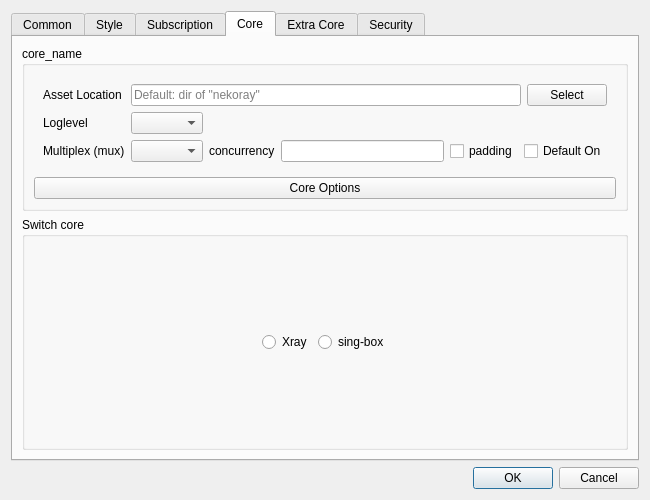
<?xml version="1.0" encoding="UTF-8"?>
<ui version="4.0">
 <class>DialogBasicSettings</class>
 <widget class="QDialog" name="DialogBasicSettings">
  <property name="geometry">
   <rect>
    <x>0</x>
    <y>0</y>
    <width>650</width>
    <height>500</height>
   </rect>
  </property>
  <property name="sizePolicy">
   <sizepolicy hsizetype="Preferred" vsizetype="Preferred">
    <horstretch>0</horstretch>
    <verstretch>0</verstretch>
   </sizepolicy>
  </property>
  <property name="windowTitle">
   <string>Basic Settings</string>
  </property>
  <layout class="QGridLayout" name="gridLayout">
   <item row="8" column="3">
    <widget class="QDialogButtonBox" name="buttonBox">
     <property name="orientation">
      <enum>Qt::Horizontal</enum>
     </property>
     <property name="standardButtons">
      <set>QDialogButtonBox::Cancel|QDialogButtonBox::Ok</set>
     </property>
    </widget>
   </item>
   <item row="2" column="3">
    <widget class="QTabWidget" name="tabWidget">
     <property name="currentIndex">
      <number>3</number>
     </property>
     <widget class="QWidget" name="tab_1">
      <attribute name="title">
       <string>Common</string>
      </attribute>
      <layout class="QVBoxLayout" name="verticalLayout_2">
       <item>
        <layout class="QHBoxLayout" name="hlayout_l1">
         <item>
          <widget class="QGroupBox" name="horizontalGroupBox_3">
           <layout class="QHBoxLayout" name="horizontalLayout_19">
            <item>
             <widget class="QLabel" name="label">
              <property name="text">
               <string>Listen Address</string>
              </property>
             </widget>
            </item>
            <item>
             <widget class="QLineEdit" name="inbound_address"/>
            </item>
            <item>
             <widget class="QPushButton" name="inbound_auth">
              <property name="text">
               <string notr="true"/>
              </property>
             </widget>
            </item>
           </layout>
          </widget>
         </item>
         <item>
          <widget class="QGroupBox" name="groupbox_custom_inbound">
           <layout class="QHBoxLayout" name="horizontalLayout_10">
            <item>
             <widget class="QLabel" name="label_11">
              <property name="text">
               <string>Custom Inbound</string>
              </property>
             </widget>
            </item>
            <item>
             <widget class="QPushButton" name="custom_inbound_edit">
              <property name="text">
               <string>Edit</string>
              </property>
             </widget>
            </item>
           </layout>
          </widget>
         </item>
        </layout>
       </item>
       <item>
        <layout class="QHBoxLayout" name="hlayout_l2">
         <item>
          <widget class="QGroupBox" name="horizontalGroupBox_2">
           <layout class="QHBoxLayout" name="horizontalLayout_13">
            <item>
             <widget class="QLabel" name="inbound_socks_port_l">
              <property name="text">
               <string>Socks Listen Port</string>
              </property>
             </widget>
            </item>
            <item>
             <widget class="QLineEdit" name="inbound_socks_port">
              <property name="sizePolicy">
               <sizepolicy hsizetype="Preferred" vsizetype="Fixed">
                <horstretch>0</horstretch>
                <verstretch>0</verstretch>
               </sizepolicy>
              </property>
             </widget>
            </item>
           </layout>
          </widget>
         </item>
         <item>
          <widget class="QGroupBox" name="groupBox_http">
           <layout class="QHBoxLayout" name="horizontalLayout_16">
            <item>
             <widget class="QLabel" name="label_5">
              <property name="text">
               <string>HTTP Listen Port</string>
              </property>
             </widget>
            </item>
            <item>
             <widget class="QLineEdit" name="inbound_http_port">
              <property name="sizePolicy">
               <sizepolicy hsizetype="Preferred" vsizetype="Fixed">
                <horstretch>0</horstretch>
                <verstretch>0</verstretch>
               </sizepolicy>
              </property>
             </widget>
            </item>
            <item>
             <widget class="QCheckBox" name="http_enable">
              <property name="text">
               <string>Enable</string>
              </property>
             </widget>
            </item>
           </layout>
          </widget>
         </item>
        </layout>
       </item>
       <item>
        <widget class="QGroupBox" name="groupBox1">
         <layout class="QHBoxLayout" name="horizontalLayout_9" stretch="0,8,1,1">
          <item>
           <widget class="QLabel" name="label_13">
            <property name="text">
             <string>Latency Test URL</string>
            </property>
           </widget>
          </item>
          <item>
           <widget class="QLineEdit" name="test_latency_url"/>
          </item>
          <item>
           <widget class="QLabel" name="label_14">
            <property name="text">
             <string>Concurrent</string>
            </property>
           </widget>
          </item>
          <item>
           <widget class="QLineEdit" name="test_concurrent"/>
          </item>
         </layout>
        </widget>
       </item>
       <item>
        <widget class="QGroupBox" name="horizontalGroupBox">
         <layout class="QHBoxLayout" name="horizontalLayout_12" stretch="0,8,1,1">
          <item>
           <widget class="QLabel" name="label_19">
            <property name="text">
             <string>Download Test URL</string>
            </property>
           </widget>
          </item>
          <item>
           <widget class="MyLineEdit" name="test_download_url"/>
          </item>
          <item>
           <widget class="QLabel" name="label_10">
            <property name="text">
             <string>Timeout (s)</string>
            </property>
           </widget>
          </item>
          <item>
           <widget class="QLineEdit" name="test_download_timeout"/>
          </item>
         </layout>
        </widget>
       </item>
       <item>
        <widget class="QGroupBox" name="horizontalGroupBox1">
         <layout class="QHBoxLayout" name="horizontalLayout_18">
          <item>
           <widget class="QCheckBox" name="check_include_pre">
            <property name="text">
             <string>Include Pre-release when checking update</string>
            </property>
           </widget>
          </item>
          <item>
           <widget class="Line" name="sys_proxy_format_vline">
            <property name="orientation">
             <enum>Qt::Vertical</enum>
            </property>
           </widget>
          </item>
          <item>
           <widget class="QPushButton" name="sys_proxy_format">
            <property name="text">
             <string>System proxy format</string>
            </property>
           </widget>
          </item>
         </layout>
        </widget>
       </item>
       <item>
        <widget class="QWidget" name="horizontalWidget_1" native="true">
         <property name="sizePolicy">
          <sizepolicy hsizetype="Preferred" vsizetype="Maximum">
           <horstretch>0</horstretch>
           <verstretch>0</verstretch>
          </sizepolicy>
         </property>
         <layout class="QHBoxLayout" name="horizontalLayout_2">
          <property name="leftMargin">
           <number>0</number>
          </property>
          <property name="topMargin">
           <number>0</number>
          </property>
          <property name="rightMargin">
           <number>0</number>
          </property>
          <property name="bottomMargin">
           <number>0</number>
          </property>
         </layout>
        </widget>
       </item>
      </layout>
     </widget>
     <widget class="QWidget" name="tab_2">
      <attribute name="title">
       <string>Style</string>
      </attribute>
      <layout class="QGridLayout" name="gridLayout_5">
       <item row="0" column="0">
        <layout class="QHBoxLayout" name="style_h_1">
         <item>
          <widget class="QGroupBox" name="groupBox">
           <layout class="QHBoxLayout" name="horizontalLayout_4">
            <item>
             <widget class="QLabel" name="label_8">
              <property name="sizePolicy">
               <sizepolicy hsizetype="Maximum" vsizetype="Maximum">
                <horstretch>0</horstretch>
                <verstretch>0</verstretch>
               </sizepolicy>
              </property>
              <property name="text">
               <string>Theme</string>
              </property>
             </widget>
            </item>
            <item>
             <widget class="QComboBox" name="theme">
              <item>
               <property name="text">
                <string>System</string>
               </property>
              </item>
              <item>
               <property name="text">
                <string notr="true">flatgray</string>
               </property>
              </item>
              <item>
               <property name="text">
                <string notr="true">lightblue</string>
               </property>
              </item>
              <item>
               <property name="text">
                <string notr="true">blacksoft</string>
               </property>
              </item>
             </widget>
            </item>
            <item>
             <widget class="QPushButton" name="set_custom_icon">
              <property name="sizePolicy">
               <sizepolicy hsizetype="Preferred" vsizetype="Fixed">
                <horstretch>0</horstretch>
                <verstretch>0</verstretch>
               </sizepolicy>
              </property>
              <property name="text">
               <string>Set custom icon</string>
              </property>
             </widget>
            </item>
           </layout>
          </widget>
         </item>
         <item>
          <widget class="QGroupBox" name="groupBox2">
           <layout class="QHBoxLayout" name="horizontalLayout_7">
            <item>
             <widget class="QLabel" name="label_15">
              <property name="sizePolicy">
               <sizepolicy hsizetype="Maximum" vsizetype="Maximum">
                <horstretch>0</horstretch>
                <verstretch>0</verstretch>
               </sizepolicy>
              </property>
              <property name="text">
               <string notr="true">Language</string>
              </property>
             </widget>
            </item>
            <item>
             <widget class="QComboBox" name="language">
              <item>
               <property name="text">
                <string notr="true">System</string>
               </property>
              </item>
              <item>
               <property name="text">
                <string notr="true">English</string>
               </property>
              </item>
              <item>
               <property name="text">
                <string notr="true">简体中文</string>
               </property>
              </item>
              <item>
               <property name="text">
                <string notr="true">فارسی</string>
               </property>
              </item>
             </widget>
            </item>
           </layout>
          </widget>
         </item>
        </layout>
       </item>
       <item row="2" column="0">
        <layout class="QHBoxLayout" name="style_h_2">
         <item>
          <widget class="QGroupBox" name="traffic_statistics_box">
           <layout class="QHBoxLayout" name="horizontalLayout_3">
            <item>
             <widget class="QLabel" name="label_16">
              <property name="text">
               <string>Statistics refresh rate</string>
              </property>
             </widget>
            </item>
            <item>
             <widget class="QComboBox" name="rfsh_r">
              <item>
               <property name="text">
                <string notr="true">500ms</string>
               </property>
              </item>
              <item>
               <property name="text">
                <string notr="true">1s</string>
               </property>
              </item>
              <item>
               <property name="text">
                <string notr="true">2s</string>
               </property>
              </item>
              <item>
               <property name="text">
                <string notr="true">3s</string>
               </property>
              </item>
              <item>
               <property name="text">
                <string notr="true">5s</string>
               </property>
              </item>
              <item>
               <property name="text">
                <string>Off</string>
               </property>
              </item>
             </widget>
            </item>
           </layout>
          </widget>
         </item>
         <item>
          <widget class="QGroupBox" name="connection_statistics_box">
           <layout class="QHBoxLayout" name="horizontalLayout_15">
            <item>
             <widget class="QLabel" name="label_9">
              <property name="text">
               <string>Connection statistics</string>
              </property>
             </widget>
            </item>
            <item>
             <widget class="QCheckBox" name="connection_statistics">
              <property name="text">
               <string>Enable</string>
              </property>
             </widget>
            </item>
           </layout>
          </widget>
         </item>
        </layout>
       </item>
       <item row="3" column="0">
        <layout class="QHBoxLayout" name="style_h_3">
         <item>
          <widget class="QGroupBox" name="horizontalGroupBox_5">
           <layout class="QHBoxLayout" name="horizontalLayout_6">
            <item>
             <widget class="QCheckBox" name="start_minimal">
              <property name="sizePolicy">
               <sizepolicy hsizetype="Preferred" vsizetype="Fixed">
                <horstretch>0</horstretch>
                <verstretch>0</verstretch>
               </sizepolicy>
              </property>
              <property name="text">
               <string>Hide dashboard at startup</string>
              </property>
             </widget>
            </item>
           </layout>
          </widget>
         </item>
         <item>
          <widget class="QGroupBox" name="groupBox_2">
           <layout class="QHBoxLayout" name="horizontalLayout_23">
            <item>
             <widget class="QLabel" name="label_17">
              <property name="text">
               <string>Max log lines</string>
              </property>
             </widget>
            </item>
            <item>
             <widget class="QLineEdit" name="max_log_line">
              <property name="sizePolicy">
               <sizepolicy hsizetype="Ignored" vsizetype="Fixed">
                <horstretch>0</horstretch>
                <verstretch>0</verstretch>
               </sizepolicy>
              </property>
             </widget>
            </item>
           </layout>
          </widget>
         </item>
        </layout>
       </item>
      </layout>
     </widget>
     <widget class="QWidget" name="tab_3">
      <attribute name="title">
       <string>Subscription</string>
      </attribute>
      <layout class="QGridLayout" name="gridLayout_3">
       <item row="0" column="0">
        <widget class="QLabel" name="label_4">
         <property name="text">
          <string>User Agent</string>
         </property>
        </widget>
       </item>
       <item row="0" column="1">
        <widget class="MyLineEdit" name="user_agent"/>
       </item>
       <item row="1" column="1">
        <widget class="QCheckBox" name="sub_use_proxy">
         <property name="text">
          <string>Use proxy when updating subscription</string>
         </property>
        </widget>
       </item>
       <item row="2" column="1">
        <widget class="QCheckBox" name="sub_insecure">
         <property name="text">
          <string>Ignore TLS errors when updating subscription</string>
         </property>
        </widget>
       </item>
       <item row="3" column="1">
        <widget class="QCheckBox" name="sub_clear">
         <property name="text">
          <string>Clear servers before updating subscription</string>
         </property>
        </widget>
       </item>
      </layout>
     </widget>
     <widget class="QWidget" name="tab_4">
      <attribute name="title">
       <string>Core</string>
      </attribute>
      <layout class="QVBoxLayout" name="verticalLayout">
       <item>
        <widget class="QGroupBox" name="groupBox_core">
         <property name="sizePolicy">
          <sizepolicy hsizetype="Preferred" vsizetype="Maximum">
           <horstretch>0</horstretch>
           <verstretch>0</verstretch>
          </sizepolicy>
         </property>
         <property name="title">
          <string notr="true">core_name</string>
         </property>
         <layout class="QVBoxLayout" name="verticalLayout_3">
          <item>
           <widget class="QWidget" name="assest_group" native="true">
            <layout class="QGridLayout" name="gridLayout_2">
             <item row="0" column="0">
              <widget class="QLabel" name="label_12">
               <property name="text">
                <string>Asset Location</string>
               </property>
              </widget>
             </item>
             <item row="0" column="1">
              <layout class="QGridLayout" name="gridLayout_4">
               <item row="0" column="0">
                <widget class="MyLineEdit" name="core_v2ray_asset">
                 <property name="placeholderText">
                  <string>Default: dir of &quot;nekoray&quot;</string>
                 </property>
                </widget>
               </item>
               <item row="0" column="1">
                <widget class="QPushButton" name="core_v2ray_asset_pick">
                 <property name="text">
                  <string>Select</string>
                 </property>
                </widget>
               </item>
              </layout>
             </item>
             <item row="1" column="0">
              <widget class="QLabel" name="label_3">
               <property name="text">
                <string notr="true">Loglevel</string>
               </property>
              </widget>
             </item>
             <item row="1" column="1">
              <widget class="QComboBox" name="log_level">
               <property name="sizePolicy">
                <sizepolicy hsizetype="Maximum" vsizetype="Fixed">
                 <horstretch>0</horstretch>
                 <verstretch>0</verstretch>
                </sizepolicy>
               </property>
              </widget>
             </item>
             <item row="2" column="0">
              <widget class="QLabel" name="label_6">
               <property name="text">
                <string>Multiplex (mux)</string>
               </property>
              </widget>
             </item>
             <item row="2" column="1">
              <layout class="QHBoxLayout" name="horizontalLayout">
               <item>
                <widget class="QComboBox" name="mux_protocol"/>
               </item>
               <item>
                <widget class="QLabel" name="label_7">
                 <property name="text">
                  <string>concurrency</string>
                 </property>
                </widget>
               </item>
               <item>
                <widget class="QLineEdit" name="mux_concurrency"/>
               </item>
               <item>
                <widget class="QCheckBox" name="mux_padding">
                 <property name="toolTip">
                  <string>Enabling it may potentially reduce the TLS in TLS overhead.</string>
                 </property>
                 <property name="text">
                  <string>padding</string>
                 </property>
                </widget>
               </item>
               <item>
                <widget class="QCheckBox" name="mux_default_on">
                 <property name="text">
                  <string>Default On</string>
                 </property>
                </widget>
               </item>
              </layout>
             </item>
            </layout>
           </widget>
          </item>
          <item>
           <widget class="QPushButton" name="core_settings">
            <property name="text">
             <string>Core Options</string>
            </property>
           </widget>
          </item>
         </layout>
        </widget>
       </item>
       <item>
        <widget class="QGroupBox" name="groupBox3">
         <property name="title">
          <string>Switch core</string>
         </property>
         <layout class="QHBoxLayout" name="horizontalLayout_21">
          <item>
           <spacer name="horizontalSpacer">
            <property name="orientation">
             <enum>Qt::Horizontal</enum>
            </property>
            <property name="sizeHint" stdset="0">
             <size>
              <width>40</width>
              <height>20</height>
             </size>
            </property>
           </spacer>
          </item>
          <item>
           <widget class="QRadioButton" name="switch_core_v2ray">
            <property name="text">
             <string notr="true">Xray</string>
            </property>
           </widget>
          </item>
          <item>
           <widget class="QRadioButton" name="switch_core_sing_box">
            <property name="text">
             <string notr="true">sing-box</string>
            </property>
           </widget>
          </item>
          <item>
           <spacer name="horizontalSpacer_2">
            <property name="orientation">
             <enum>Qt::Horizontal</enum>
            </property>
            <property name="sizeHint" stdset="0">
             <size>
              <width>40</width>
              <height>20</height>
             </size>
            </property>
           </spacer>
          </item>
         </layout>
        </widget>
       </item>
      </layout>
     </widget>
     <widget class="QWidget" name="tab_6">
      <attribute name="title">
       <string>Extra Core</string>
      </attribute>
      <layout class="QVBoxLayout" name="verticalLayout_5">
       <item>
        <widget class="QScrollArea" name="extra_core_box_scrollArea">
         <property name="frameShape">
          <enum>QFrame::NoFrame</enum>
         </property>
         <property name="widgetResizable">
          <bool>true</bool>
         </property>
         <widget class="QWidget" name="extra_core_box_scrollAreaWidgetContents">
          <property name="geometry">
           <rect>
            <x>0</x>
            <y>0</y>
            <width>515</width>
            <height>315</height>
           </rect>
          </property>
          <layout class="QVBoxLayout" name="verticalLayout_6">
           <item>
            <widget class="QWidget" name="horizontalWidget_4" native="true">
             <property name="sizePolicy">
              <sizepolicy hsizetype="Preferred" vsizetype="Maximum">
               <horstretch>0</horstretch>
               <verstretch>0</verstretch>
              </sizepolicy>
             </property>
             <layout class="QHBoxLayout" name="horizontalLayout_8">
              <item>
               <widget class="QPushButton" name="extra_core_add">
                <property name="text">
                 <string>Add</string>
                </property>
               </widget>
              </item>
              <item>
               <widget class="QPushButton" name="extra_core_del">
                <property name="text">
                 <string>Delete</string>
                </property>
               </widget>
              </item>
             </layout>
            </widget>
           </item>
          </layout>
         </widget>
        </widget>
       </item>
      </layout>
     </widget>
     <widget class="QWidget" name="tab_5">
      <attribute name="title">
       <string>Security</string>
      </attribute>
      <layout class="QVBoxLayout" name="verticalLayout_4">
       <item>
        <widget class="QCheckBox" name="skip_cert">
         <property name="text">
          <string>Skip TLS certificate authentication by default (allowInsecure)</string>
         </property>
        </widget>
       </item>
       <item>
        <widget class="QGroupBox" name="horizontalGroupBox3">
         <property name="sizePolicy">
          <sizepolicy hsizetype="Preferred" vsizetype="Maximum">
           <horstretch>0</horstretch>
           <verstretch>0</verstretch>
          </sizepolicy>
         </property>
         <layout class="QHBoxLayout" name="horizontalLayout_14">
          <item>
           <widget class="QLabel" name="label_2">
            <property name="text">
             <string>Enable hook.js</string>
            </property>
           </widget>
          </item>
          <item>
           <widget class="QComboBox" name="enable_js_hook">
            <item>
             <property name="text">
              <string notr="true">Disable</string>
             </property>
            </item>
            <item>
             <property name="text">
              <string notr="true">Enable</string>
             </property>
            </item>
            <item>
             <property name="text">
              <string notr="true">Enable + load std module</string>
             </property>
            </item>
           </widget>
          </item>
         </layout>
        </widget>
       </item>
       <item>
        <widget class="QGroupBox" name="horizontalGroupBox2">
         <property name="sizePolicy">
          <sizepolicy hsizetype="Preferred" vsizetype="Maximum">
           <horstretch>0</horstretch>
           <verstretch>0</verstretch>
          </sizepolicy>
         </property>
         <layout class="QHBoxLayout" name="horizontalLayout_26">
          <item>
           <widget class="QLabel" name="label_18">
            <property name="text">
             <string>Default uTLS Fingerprint</string>
            </property>
           </widget>
          </item>
          <item>
           <widget class="QComboBox" name="utlsFingerprint">
            <property name="editable">
             <bool>true</bool>
            </property>
           </widget>
          </item>
         </layout>
        </widget>
       </item>
      </layout>
     </widget>
    </widget>
   </item>
  </layout>
 </widget>
 <customwidgets>
  <customwidget>
   <class>MyLineEdit</class>
   <extends>QLineEdit</extends>
   <header>ui/widget/MyLineEdit.h</header>
  </customwidget>
 </customwidgets>
 <resources/>
 <connections>
  <connection>
   <sender>buttonBox</sender>
   <signal>accepted()</signal>
   <receiver>DialogBasicSettings</receiver>
   <slot>accept()</slot>
   <hints>
    <hint type="sourcelabel">
     <x>248</x>
     <y>254</y>
    </hint>
    <hint type="destinationlabel">
     <x>157</x>
     <y>274</y>
    </hint>
   </hints>
  </connection>
  <connection>
   <sender>buttonBox</sender>
   <signal>rejected()</signal>
   <receiver>DialogBasicSettings</receiver>
   <slot>reject()</slot>
   <hints>
    <hint type="sourcelabel">
     <x>316</x>
     <y>260</y>
    </hint>
    <hint type="destinationlabel">
     <x>286</x>
     <y>274</y>
    </hint>
   </hints>
  </connection>
 </connections>
</ui>
